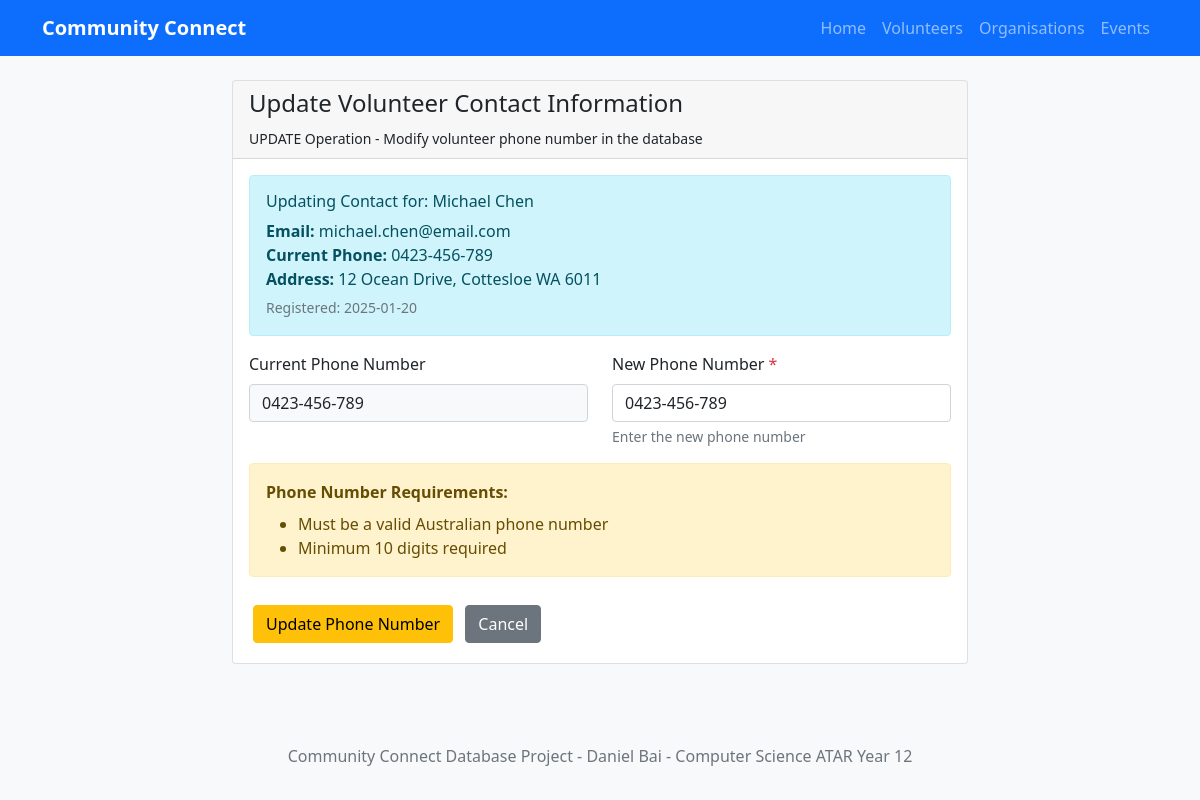
The app's page /volunteers/2/update_phone, older data.
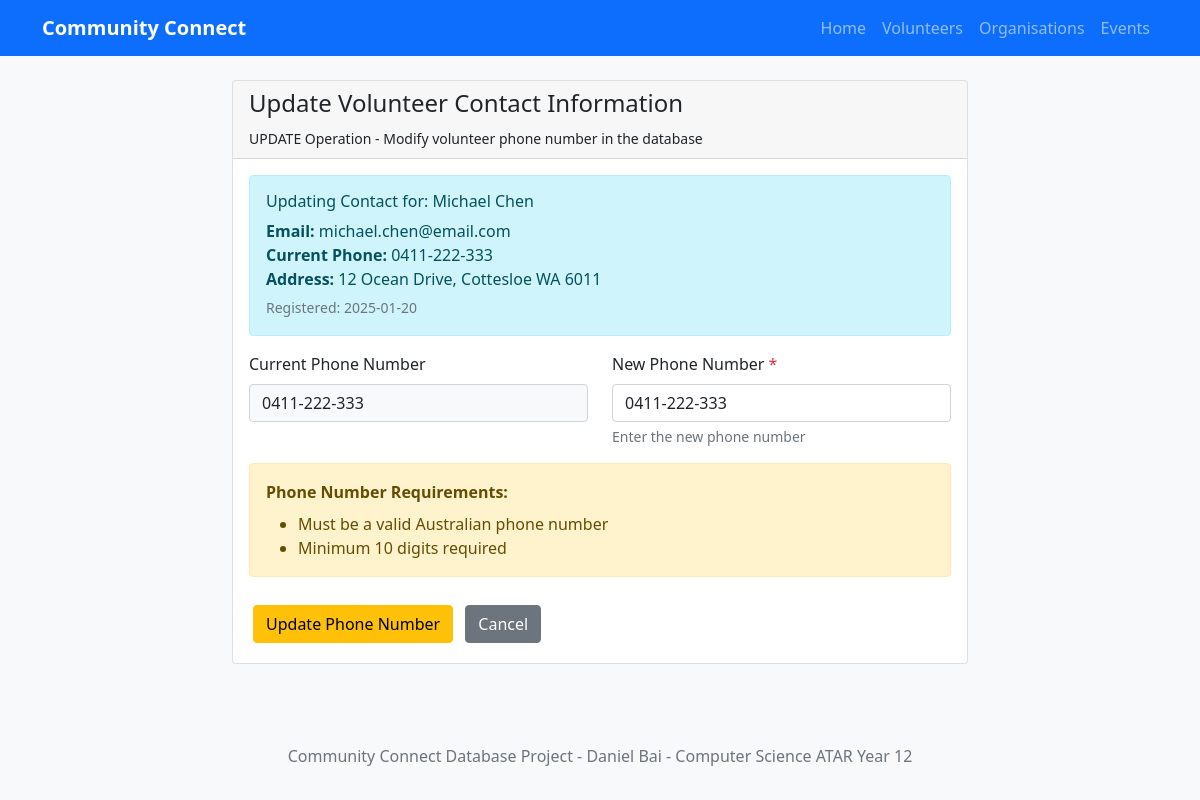
The same page, newer data.
### tables this page shows
CREATE TABLE VOLUNTEER (
    volunteer_id INTEGER PRIMARY KEY AUTOINCREMENT,
    first_name TEXT NOT NULL CHECK(LENGTH(first_name) > 0),
    last_name TEXT NOT NULL CHECK(LENGTH(last_name) > 0),
    date_of_birth DATE NOT NULL,
    email TEXT NOT NULL UNIQUE CHECK(email LIKE '%@%.%'),
    phone TEXT NOT NULL CHECK(LENGTH(phone) >= 10),
    address TEXT NOT NULL CHECK(LENGTH(address) > 0),
    registration_date DATE NOT NULL DEFAULT CURRENT_DATE
);

### app.py (the view, shortened to what this page needs)
@app.route('/volunteers/<int:volunteer_id>/update_phone', methods=['GET', 'POST'])
def update_volunteer_contact(volunteer_id):
    volunteer = get_volunteer_by_id(volunteer_id)
    if not volunteer:
        flash('Volunteer not found', 'error')
        return redirect(url_for('view_volunteers'))
    return render_template('update_volunteer_phone.html', volunteer=volunteer)

### database.py (called while the page is built)
def get_db_connection():
    try:
        db_path = os.path.join(os.path.dirname(os.path.abspath(__file__)), DATABASE_NAME)
        conn = sqlite3.connect(db_path)
        conn.row_factory = sqlite3.Row  # Enable column access by name
        conn.execute('PRAGMA foreign_keys = ON')
        return conn
    except sqlite3.Error as e:
        print(f"Database connection error: {e}")
        return None

def execute_query(query, params=None, fetch=False):
    conn = get_db_connection()
    if conn is None:
        return None
    try:
        cursor = conn.cursor()
        if params:
            cursor.execute(query, params)
        else:
            cursor.execute(query)
        if fetch:
            results = cursor.fetchall()
            conn.close()
            return results
        else:
            rows_affected = cursor.rowcount
            conn.commit()
            conn.close()
            return rows_affected
    except sqlite3.Error as e:
        print(f"Database query error: {e}")
        conn.close()
        return None

### templates/update_volunteer_phone.html (shortened to what this page needs)
{% extends "base.html" %}
{% block content %}
<div class="row justify-content-center">
    <div class="col-lg-8">
        <div class="card">
            <div class="card-header">
                <h4>Update Volunteer Contact Information</h4>
                <small>UPDATE Operation - Modify volunteer phone number in the database</small>
            </div>
            <div class="card-body">
                {% if volunteer %}
                    <div class="alert alert-info">
                        <h6>Updating Contact for: {{ volunteer.first_name }} {{ volunteer.last_name }}</h6>
                        <p class="mb-1">
                            <strong>Email:</strong> {{ volunteer.email }}<br>
                            <strong>Current Phone:</strong> {{ volunteer.phone }}<br>
                            <strong>Address:</strong> {{ volunteer.address }}
                        </p>
                        <small class="text-muted">Registered: {{ volunteer.registration_date }}</small>
                    </div>
                    <form method="POST">
                        <div class="row">
                            <div class="col-md-6 mb-3">
                                <label class="form-label">Current Phone Number</label>
                                <div class="form-control bg-light" readonly>{{ volunteer.phone }}</div>
                            </div>
                            <div class="col-md-6 mb-3">
                                <label for="phone" class="form-label">New Phone Number <span class="text-danger">*</span></label>
                                <input type="tel"
                                       class="form-control"
                                       id="phone"
                                       name="phone"
                                       value="{{ new_phone or volunteer.phone }}"
                                       required>
                                <div class="form-text">Enter the new phone number</div>
                            </div>
                        </div>
                        <div class="alert alert-warning">
                            <strong>Phone Number Requirements:</strong>
                            <ul class="mb-0 mt-2">
                                <li>Must be a valid Australian phone number</li>
                                <li>Minimum 10 digits required</li>
                            </ul>
                        </div>
                        <div class="row mt-4">
                            <div class="col-12">
                                <button type="submit" class="btn btn-warning">Update Phone Number</button>
                                <a href="{{ url_for('view_volunteers') }}" class="btn btn-secondary">Cancel</a>
                            </div>
                        </div>
                    </form>
                {% else %}
                    <div class="alert alert-danger">
                        <strong>Volunteer Not Found:</strong> The requested volunteer could not be found in the database.
                    </div>
                    <a href="{{ url_for('view_volunteers') }}" class="btn btn-primary">Back to Volunteers List</a>
                {% endif %}
            </div>
        </div>
    </div>
</div>
{% endblock %}

Row changes from the older to the newer data that the page shows:
changed VOLUNTEER "Michael": phone "0423-456-789" → "0411-222-333"
